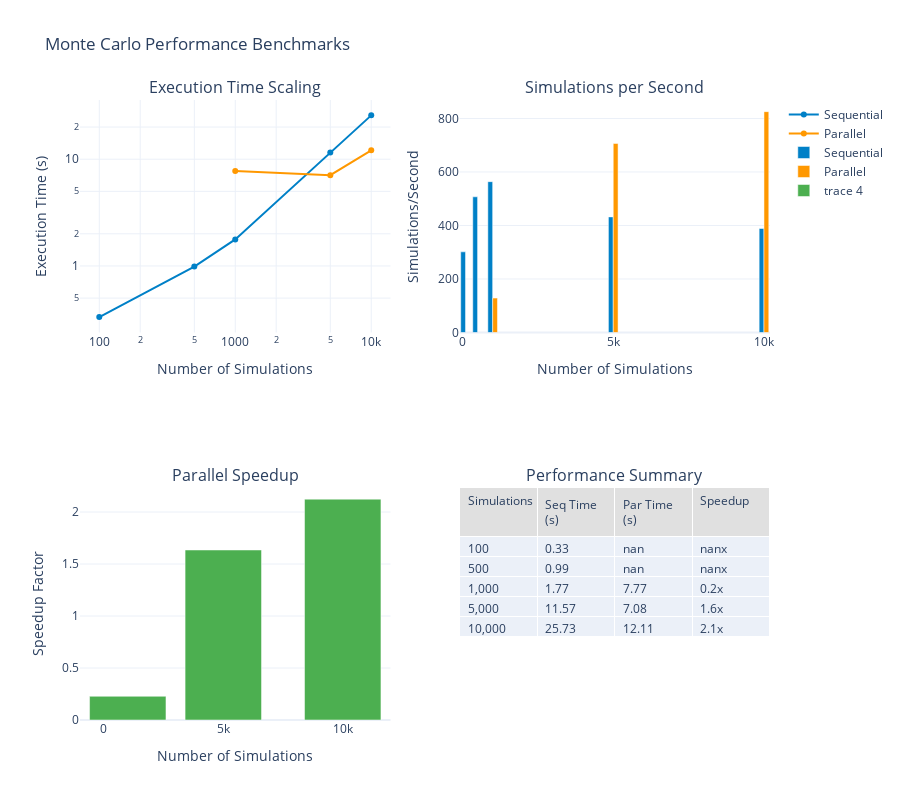

Notebook cell for this chart:
### Markdown cell above
## 2. Performance Benchmarking

### Code cell
def benchmark_performance():
    """Benchmark Monte Carlo engine performance."""
    
    simulation_sizes = [100, 500, 1000, 5000, 10000]
    results = []
    
    for n_sims in simulation_sizes:
        # Sequential run
        engine_seq = setup_simulation_engine(n_simulations=n_sims, parallel=False)
        
        print(f"\nRunning {n_sims:,} simulations (sequential)...")
        start_time = time.time()
        results_seq = engine_seq.run()
        seq_time = time.time() - start_time
        
        # Parallel run (if n_sims >= 1000)
        if n_sims >= 1000:
            engine_par = setup_simulation_engine(n_simulations=n_sims, parallel=True)
            
            print(f"Running {n_sims:,} simulations (parallel)...")
            start_time = time.time()
            results_par = engine_par.run()
            par_time = time.time() - start_time
            
            speedup = seq_time / par_time if par_time > 0 else 1.0
        else:
            par_time = None
            speedup = None
        
        results.append({
            'n_simulations': n_sims,
            'sequential_time': seq_time,
            'parallel_time': par_time,
            'speedup': speedup,
            'sims_per_second_seq': n_sims / seq_time if seq_time > 0 else 0,
            'sims_per_second_par': n_sims / par_time if par_time else None
        })
    
    perf_df = pd.DataFrame(results)
    
    # Create performance visualization
    fig = make_subplots(
        rows=2, cols=2,
        subplot_titles=(
            'Execution Time Scaling',
            'Simulations per Second',
            'Parallel Speedup',
            'Performance Summary'
        ),
        specs=[
            [{'type': 'scatter'}, {'type': 'bar'}],
            [{'type': 'bar'}, {'type': 'table'}]
        ]
    )
    
    # Execution time scaling
    fig.add_trace(
        go.Scatter(
            x=perf_df['n_simulations'],
            y=perf_df['sequential_time'],
            mode='lines+markers',
            name='Sequential',
            line=dict(color=WSJ_COLORS['blue'], width=2)
        ),
        row=1, col=1
    )
    
    if perf_df['parallel_time'].notna().any():
        fig.add_trace(
            go.Scatter(
                x=perf_df[perf_df['parallel_time'].notna()]['n_simulations'],
                y=perf_df[perf_df['parallel_time'].notna()]['parallel_time'],
                mode='lines+markers',
                name='Parallel',
                line=dict(color=WSJ_COLORS['orange'], width=2)
            ),
            row=1, col=1
        )
    
    # Simulations per second
    fig.add_trace(
        go.Bar(
            x=perf_df['n_simulations'],
            y=perf_df['sims_per_second_seq'],
            name='Sequential',
            marker_color=WSJ_COLORS['blue']
        ),
        row=1, col=2
    )
    
    if perf_df['sims_per_second_par'].notna().any():
        fig.add_trace(
            go.Bar(
                x=perf_df[perf_df['sims_per_second_par'].notna()]['n_simulations'],
                y=perf_df[perf_df['sims_per_second_par'].notna()]['sims_per_second_par'],
                name='Parallel',
                marker_color=WSJ_COLORS['orange']
            ),
            row=1, col=2
        )
    
    # Parallel speedup
    if perf_df['speedup'].notna().any():
        fig.add_trace(
            go.Bar(
                x=perf_df[perf_df['speedup'].notna()]['n_simulations'],
                y=perf_df[perf_df['speedup'].notna()]['speedup'],
                marker_color=WSJ_COLORS['green']
            ),
            row=2, col=1
        )
    
    # Performance summary table
    fig.add_trace(
        go.Table(
            header=dict(
                values=['Simulations', 'Seq Time (s)', 'Par Time (s)', 'Speedup'],
                fill_color=WSJ_COLORS['light_gray'],
                align='left'
            ),
            cells=dict(
                values=[
                    [f'{x:,}' for x in perf_df['n_simulations']],
                    [f'{x:.2f}' for x in perf_df['sequential_time']],
                    [f'{x:.2f}' if x else '-' for x in perf_df['parallel_time']],
                    [f'{x:.1f}x' if x else '-' for x in perf_df['speedup']]
                ],
                align='left'
            )
        ),
        row=2, col=2
    )
    
    # Update layout
    fig.update_layout(
        height=800,
        showlegend=True,
        title_text="Monte Carlo Performance Benchmarks",
        template='plotly_white',
        barmode='group'
    )
    
    fig.update_xaxes(title_text="Number of Simulations", row=1, col=1, type='log')
    fig.update_xaxes(title_text="Number of Simulations", row=1, col=2)
    fig.update_xaxes(title_text="Number of Simulations", row=2, col=1)
    
    fig.update_yaxes(title_text="Execution Time (s)", row=1, col=1, type='log')
    fig.update_yaxes(title_text="Simulations/Second", row=1, col=2)
    fig.update_yaxes(title_text="Speedup Factor", row=2, col=1)
    
    fig.show()
    
    print("\nPerformance Summary:")
    print("="*70)
    print(perf_df.to_string(index=False))
    
    # Check if we meet performance targets
    if 10000 in perf_df['n_simulations'].values:
        idx_10k = perf_df[perf_df['n_simulations'] == 10000].index[0]
        time_10k = perf_df.loc[idx_10k, 'parallel_time'] or perf_df.loc[idx_10k, 'sequential_time']
        
        print(f"\n10K simulations completed in {time_10k:.2f}s")
        if time_10k < 10:
            print("âœ“ Performance target met: < 10s for 10K simulations")
        else:
            print("âœ— Performance target not met (target: < 10s)")

# Run benchmarks
benchmark_performance()

### Figure 1 — Plotly figure (JSON) as saved in the notebook; plotly's stock layout.template omitted (floating-point values rounded to 4 significant figures)
{"data": [{"line": {"color": "#0080C7", "width": 2}, "mode": "lines+markers", "name": "Sequential", "type": "scatter", "x": [100, 500, 1000, 5000, 10000], "xaxis": "x", "y": [0.3316, 0.9858, 1.774, 11.57, 25.73], "yaxis": "y"}, {"line": {"color": "#FF9800", "width": 2}, "mode": "lines+markers", "name": "Parallel", "type": "scatter", "x": [1000, 5000, 10000], "xaxis": "x", "y": [7.772, 7.076, 12.11], "yaxis": "y"}, {"marker": {"color": "#0080C7"}, "name": "Sequential", "type": "bar", "x": [100, 500, 1000, 5000, 10000], "xaxis": "x2", "y": [301.5, 507.2, 563.8, 432.2, 388.7], "yaxis": "y2"}, {"marker": {"color": "#FF9800"}, "name": "Parallel", "type": "bar", "x": [1000, 5000, 10000], "xaxis": "x2", "y": [128.7, 706.6, 825.6], "yaxis": "y2"}, {"marker": {"color": "#4CAF50"}, "type": "bar", "x": [1000, 5000, 10000], "xaxis": "x3", "y": [0.2282, 1.635, 2.124], "yaxis": "y3"}, {"cells": {"align": "left", "values": [["100", "500", "1,000", "5,000", "10,000"], ["0.33", "0.99", "1.77", "11.57", "25.73"], ["nan", "nan", "7.77", "7.08", "12.11"], ["nanx", "nanx", "0.2x", "1.6x", "2.1x"]]}, "domain": {"x": [0.55, 1], "y": [0, 0.375]}, "header": {"align": "left", "fill": {"color": "#E0E0E0"}, "values": ["Simulations", "Seq Time (s)", "Par Time (s)", "Speedup"]}, "type": "table"}], "layout": {"annotations": [{"font": {"size": 16}, "showarrow": false, "text": "Execution Time Scaling", "x": 0.225, "xanchor": "center", "xref": "paper", "y": 1, "yanchor": "bottom", "yref": "paper"}, {"font": {"size": 16}, "showarrow": false, "text": "Simulations per Second", "x": 0.775, "xanchor": "center", "xref": "paper", "y": 1, "yanchor": "bottom", "yref": "paper"}, {"font": {"size": 16}, "showarrow": false, "text": "Parallel Speedup", "x": 0.225, "xanchor": "center", "xref": "paper", "y": 0.375, "yanchor": "bottom", "yref": "paper"}, {"font": {"size": 16}, "showarrow": false, "text": "Performance Summary", "x": 0.775, "xanchor": "center", "xref": "paper", "y": 0.375, "yanchor": "bottom", "yref": "paper"}], "barmode": "group", "height": 800, "showlegend": true, "title": {"text": "Monte Carlo Performance Benchmarks"}, "xaxis": {"anchor": "y", "domain": [0, 0.45], "title": {"text": "Number of Simulations"}, "type": "log"}, "xaxis2": {"anchor": "y2", "domain": [0.55, 1], "title": {"text": "Number of Simulations"}}, "xaxis3": {"anchor": "y3", "domain": [0, 0.45], "title": {"text": "Number of Simulations"}}, "yaxis": {"anchor": "x", "domain": [0.625, 1], "title": {"text": "Execution Time (s)"}, "type": "log"}, "yaxis2": {"anchor": "x2", "domain": [0.625, 1], "title": {"text": "Simulations/Second"}}, "yaxis3": {"anchor": "x3", "domain": [0, 0.375], "title": {"text": "Speedup Factor"}}}}
